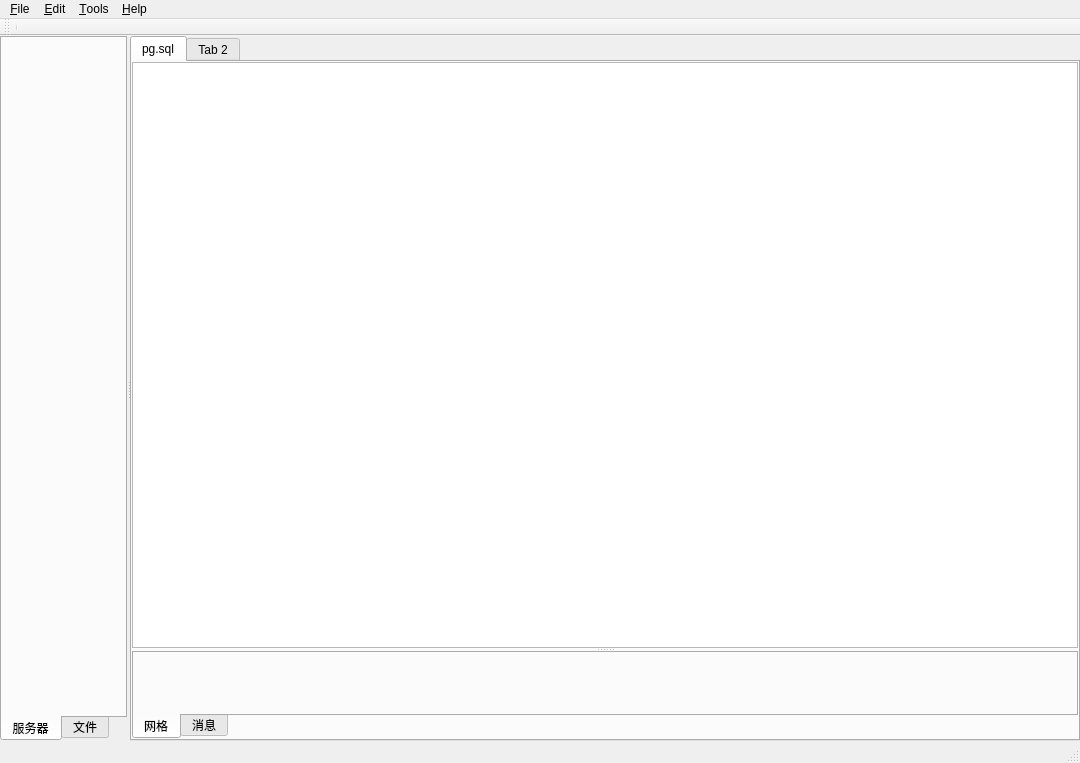
<?xml version="1.0" encoding="UTF-8"?>
<ui version="4.0">
 <class>MainWindow</class>
 <widget class="QMainWindow" name="MainWindow">
  <property name="geometry">
   <rect>
    <x>0</x>
    <y>0</y>
    <width>1080</width>
    <height>763</height>
   </rect>
  </property>
  <property name="windowTitle">
   <string>MainWindow</string>
  </property>
  <widget class="QWidget" name="centralwidget">
   <property name="sizePolicy">
    <sizepolicy hsizetype="Maximum" vsizetype="Maximum">
     <horstretch>0</horstretch>
     <verstretch>0</verstretch>
    </sizepolicy>
   </property>
   <property name="autoFillBackground">
    <bool>true</bool>
   </property>
   <layout class="QGridLayout" name="gridLayout">
    <property name="leftMargin">
     <number>0</number>
    </property>
    <property name="topMargin">
     <number>0</number>
    </property>
    <property name="rightMargin">
     <number>0</number>
    </property>
    <property name="bottomMargin">
     <number>0</number>
    </property>
    <property name="spacing">
     <number>0</number>
    </property>
    <item row="0" column="0">
     <widget class="QSplitter" name="splitter">
      <property name="sizePolicy">
       <sizepolicy hsizetype="Expanding" vsizetype="Preferred">
        <horstretch>0</horstretch>
        <verstretch>0</verstretch>
       </sizepolicy>
      </property>
      <property name="orientation">
       <enum>Qt::Horizontal</enum>
      </property>
      <property name="handleWidth">
       <number>3</number>
      </property>
      <widget class="QTabWidget" name="tabWidget">
       <property name="sizePolicy">
        <sizepolicy hsizetype="Expanding" vsizetype="Expanding">
         <horstretch>0</horstretch>
         <verstretch>0</verstretch>
        </sizepolicy>
       </property>
       <property name="tabPosition">
        <enum>QTabWidget::South</enum>
       </property>
       <property name="currentIndex">
        <number>0</number>
       </property>
       <property name="elideMode">
        <enum>Qt::ElideNone</enum>
       </property>
       <widget class="QWidget" name="tab">
        <attribute name="title">
         <string>服务器</string>
        </attribute>
       </widget>
       <widget class="QWidget" name="tab_2">
        <attribute name="title">
         <string>文件</string>
        </attribute>
       </widget>
      </widget>
      <widget class="QTabWidget" name="tabWidget_2">
       <property name="sizePolicy">
        <sizepolicy hsizetype="Expanding" vsizetype="Expanding">
         <horstretch>1</horstretch>
         <verstretch>0</verstretch>
        </sizepolicy>
       </property>
       <property name="currentIndex">
        <number>0</number>
       </property>
       <property name="documentMode">
        <bool>false</bool>
       </property>
       <widget class="QWidget" name="tab_3">
        <attribute name="title">
         <string>pg.sql</string>
        </attribute>
        <layout class="QGridLayout" name="gridLayout_2">
         <property name="leftMargin">
          <number>0</number>
         </property>
         <property name="topMargin">
          <number>0</number>
         </property>
         <property name="rightMargin">
          <number>0</number>
         </property>
         <property name="bottomMargin">
          <number>0</number>
         </property>
         <property name="horizontalSpacing">
          <number>0</number>
         </property>
         <item row="0" column="0">
          <widget class="QSplitter" name="splitter_2">
           <property name="orientation">
            <enum>Qt::Vertical</enum>
           </property>
           <property name="handleWidth">
            <number>3</number>
           </property>
           <widget class="QPlainTextEdit" name="plainTextEdit">
            <property name="sizePolicy">
             <sizepolicy hsizetype="Expanding" vsizetype="Expanding">
              <horstretch>0</horstretch>
              <verstretch>1</verstretch>
             </sizepolicy>
            </property>
            <property name="autoFillBackground">
             <bool>false</bool>
            </property>
            <property name="backgroundVisible">
             <bool>false</bool>
            </property>
           </widget>
           <widget class="QTabWidget" name="tabWidget_3">
            <property name="sizePolicy">
             <sizepolicy hsizetype="Expanding" vsizetype="Expanding">
              <horstretch>0</horstretch>
              <verstretch>1</verstretch>
             </sizepolicy>
            </property>
            <property name="tabPosition">
             <enum>QTabWidget::South</enum>
            </property>
            <property name="currentIndex">
             <number>0</number>
            </property>
            <property name="movable">
             <bool>true</bool>
            </property>
            <property name="tabBarAutoHide">
             <bool>false</bool>
            </property>
            <widget class="QWidget" name="tab_5">
             <attribute name="title">
              <string>网格</string>
             </attribute>
            </widget>
            <widget class="QWidget" name="tab_6">
             <attribute name="title">
              <string>消息</string>
             </attribute>
            </widget>
           </widget>
          </widget>
         </item>
        </layout>
       </widget>
       <widget class="QWidget" name="tab_4">
        <attribute name="title">
         <string>Tab 2</string>
        </attribute>
       </widget>
      </widget>
     </widget>
    </item>
   </layout>
  </widget>
  <widget class="QMenuBar" name="menubar">
   <property name="geometry">
    <rect>
     <x>0</x>
     <y>0</y>
     <width>1080</width>
     <height>23</height>
    </rect>
   </property>
   <widget class="QMenu" name="menu_File">
    <property name="title">
     <string>&amp;File</string>
    </property>
    <addaction name="action_New"/>
    <addaction name="action_Open"/>
    <addaction name="separator"/>
   </widget>
   <widget class="QMenu" name="menu_Edit">
    <property name="title">
     <string>&amp;Edit</string>
    </property>
    <addaction name="action_Undo"/>
    <addaction name="action_Redo"/>
    <addaction name="separator"/>
   </widget>
   <widget class="QMenu" name="menu_Help">
    <property name="title">
     <string>&amp;Help</string>
    </property>
    <addaction name="action_About"/>
   </widget>
   <widget class="QMenu" name="menu_Tools">
    <property name="title">
     <string>&amp;Tools</string>
    </property>
    <addaction name="action_Server_Manage"/>
   </widget>
   <addaction name="menu_File"/>
   <addaction name="menu_Edit"/>
   <addaction name="menu_Tools"/>
   <addaction name="menu_Help"/>
  </widget>
  <widget class="QStatusBar" name="statusbar"/>
  <widget class="QToolBar" name="toolBar">
   <property name="windowTitle">
    <string>toolBar</string>
   </property>
   <attribute name="toolBarArea">
    <enum>TopToolBarArea</enum>
   </attribute>
   <attribute name="toolBarBreak">
    <bool>false</bool>
   </attribute>
   <addaction name="separator"/>
  </widget>
  <action name="action_About">
   <property name="text">
    <string>&amp;About...</string>
   </property>
  </action>
  <action name="action_Undo">
   <property name="text">
    <string>&amp;Undo</string>
   </property>
  </action>
  <action name="action_Redo">
   <property name="text">
    <string>&amp;Redo</string>
   </property>
  </action>
  <action name="action_New">
   <property name="text">
    <string>&amp;New..</string>
   </property>
  </action>
  <action name="action_Open">
   <property name="text">
    <string>&amp;Open...</string>
   </property>
  </action>
  <action name="action_Server_Manage">
   <property name="text">
    <string>&amp;Server Manage...</string>
   </property>
  </action>
 </widget>
 <resources/>
 <connections/>
</ui>
